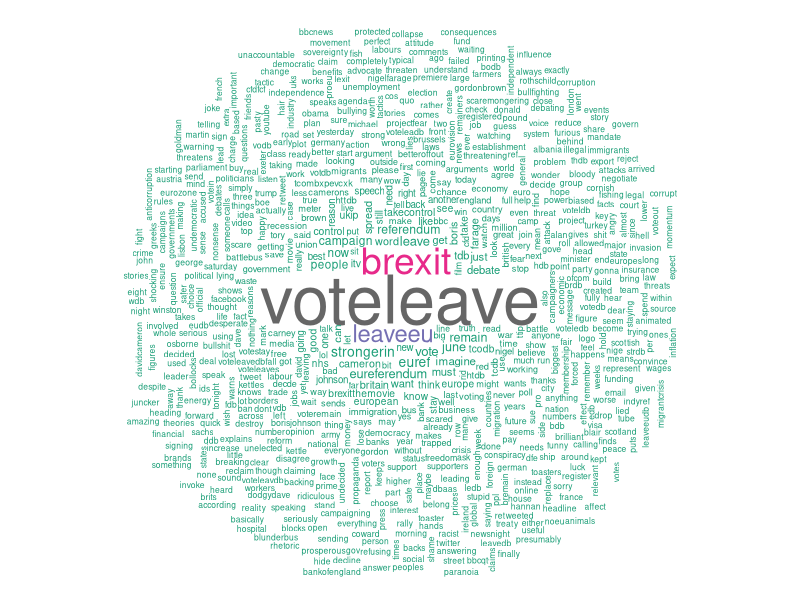
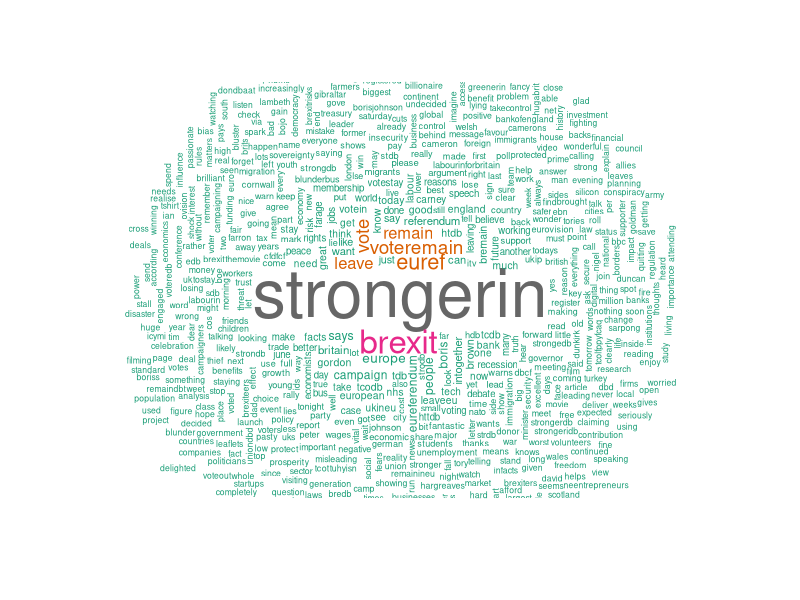

Generate these figures, in order, with R: (Note: this script raises an error after producing the figures.)
#Load Necessary libraries
require(tm)
require(wordcloud)
library(wordcloud,quietly=TRUE)
library(RColorBrewer,quietly=TRUE)

leaveRemainTweets <- read.csv("data/leaveRemainTweets_CW.csv", header=TRUE)

head(leaveRemainTweets)

names(leaveRemainTweets)

ncol(leaveRemainTweets)
nrow(leaveRemainTweets)


#split dataset into leave and remain dataframes
tweets = split(leaveRemainTweets, leaveRemainTweets$label)
remainTweets = tweets$Remain
leaveTweets = tweets$Leave

nrow(remainTweets)
nrow(leaveTweets)


#Custom Corpus Function for preprocessing  

buildCorpus <- function (tweets, wordCloud, wholeDataSet, wordAssocation){
  
  #Check the optional parameters are set
  wordA <-hasArg(wordAssocation)
  wds <- hasArg(wholeDataSet)
  wordc <-  hasArg(wordCloud)
  
  corp <- Corpus(VectorSource(tweets$text))
  
  
  corp <- tm_map(corp,
                 content_transformer(function(x) iconv(x, to='ASCII',
                                                       sub='byte')))
  # remove stop words and other preprocessing
  
  corp <- tm_map(corp, content_transformer(tolower))
  corp <- tm_map(corp, removeNumbers)
  
  toSpace = content_transformer( function(x, pattern) gsub(pattern," ",x) )
  
  
  ##Tweet cleaning
  
  #credit to https://stackoverflow.com/a/31352005/8816204
  corp <-tm_map(corp, toSpace, "(RT|via)((?:\\b\\W*@\\w+)+)")
  corp <-tm_map(corp, toSpace, "@\\w+")
  corp <-tm_map(corp, toSpace, "&amp")
  
  ##Remove URLS from tweets
  corp <-tm_map(corp, toSpace, "httpsw+")
  corp <-tm_map(corp, toSpace, "http:\\w+")
  corp <-tm_map(corp, toSpace, "https:\\w+")
  
  corp <-tm_map(corp, toSpace, "[ \t]{2,}")
  corp <-tm_map(corp, toSpace, "^\\s+|\\s+$")
  
  
  # ##Remove obvious words /stopwords
  if(wds){
    if(wholeDataSet){
      corp <- tm_map(corp, function(x)removeWords(x,c(stopwords("english"),"amp", "will", "‰Û_", "https", "http", "httpsdb", "eu", "brexit", "rt", "leave", "remain", "vote")))
    }
  } else{
    corp <- tm_map(corp, function(x)removeWords(x,c(stopwords("english"),"amp", "will", "‰Û_", "https", "http", "httpsdb")))  
  }
  
  
  
  #remove punctuation last so urls are removed correctly
  corp <- tm_map(corp, removePunctuation)
  
  #If wordAssocation is true then create document term matrix
  if(wordA){
    if(wordAssocation){
      tdm <- TermDocumentMatrix(corp)
    }
  }else if(!wordA){ # If no  wordAssocation then create TermDocument Matrix
    tdm <- TermDocumentMatrix(corp)
    
    m <- as.matrix(tdm)
    v <- sort(rowSums(m), decreasing = TRUE)
    d <- data.frame(word = names(v), freq = v)
    d$word <- gsub("˜", " ", d$word) ## Edit 2
    
    
    if(wordc){
      if(wds){
        tweets <- d$word
      } else{
        tweets <- d$word
        if(wordCloud){
          wordcloud(words =tweets, freq = d$freq, min.freq = 3,
                    max.words=2000, random.order=FALSE, rot.per=0.2,
                    colors=brewer.pal(8, "Dark2"))
        }
      }
      
    }
    
  }
  
}

leaveWordCloud <- buildCorpus(leaveTweets,TRUE)

remainWordCloud <- buildCorpus(remainTweets,TRUE)


wordcloud(words = leaveWordCloud, freq = d$freq, min.freq = 3,
          max.words=2000, random.order=FALSE, rot.per=0.2,
          colors=brewer.pal(8, "Dark2"))

wordcloud(words = remainWordCloud, freq = d$freq, min.freq = 3,
          max.words=2000, random.order=FALSE, rot.per=0.2,
          colors=brewer.pal(8, "Dark2"))


#Text Analyis


# 1) Find the most frequent word in the collection of tweets

tweetWordCloud <-buildCorpus(leaveRemainTweets, FALSE, TRUE)
head(tweetWordCloud,1)

tweetWordCloud <-buildCorpus(leaveRemainTweets, TRUE)

head(tweetWordCloud,1)

# 2) Word Assoication 

wordAssoication <- buildCorpus(leaveRemainTweets,TRUE,TRUE)


freq.terms <- findFreqTerms(wordAssoication, lowfreq = 15)

findAssocs(wordAssoication, freq.terms, 0.2)



wordAssoication <- buildCorpus(leaveRemainTweets,FALSE,TRUE,TRUE)
freq.terms <- findFreqTerms(wordAssoication, lowfreq =50)


plot(wordAssoication, term = freq.terms, corThreshold = 0.12, weighting = T)

# cor_1 <- findAssocs(wordAssoication, colnames(wordAssoication)[1:2], 0))
(cor_1 <- findAssocs(wordAssoication, head(tweetWordCloud,10), 0))


# 3) Top Most Frequent Words in Both Leave and Remain tweets

#Leave
leaveWords <- buildCorpus(leaveTweets, TRUE)
head(leaveWords, 10)


#Remain
remainWords <- buildCorpus(remainTweets, TRUE)
head(remainWords, 10)
